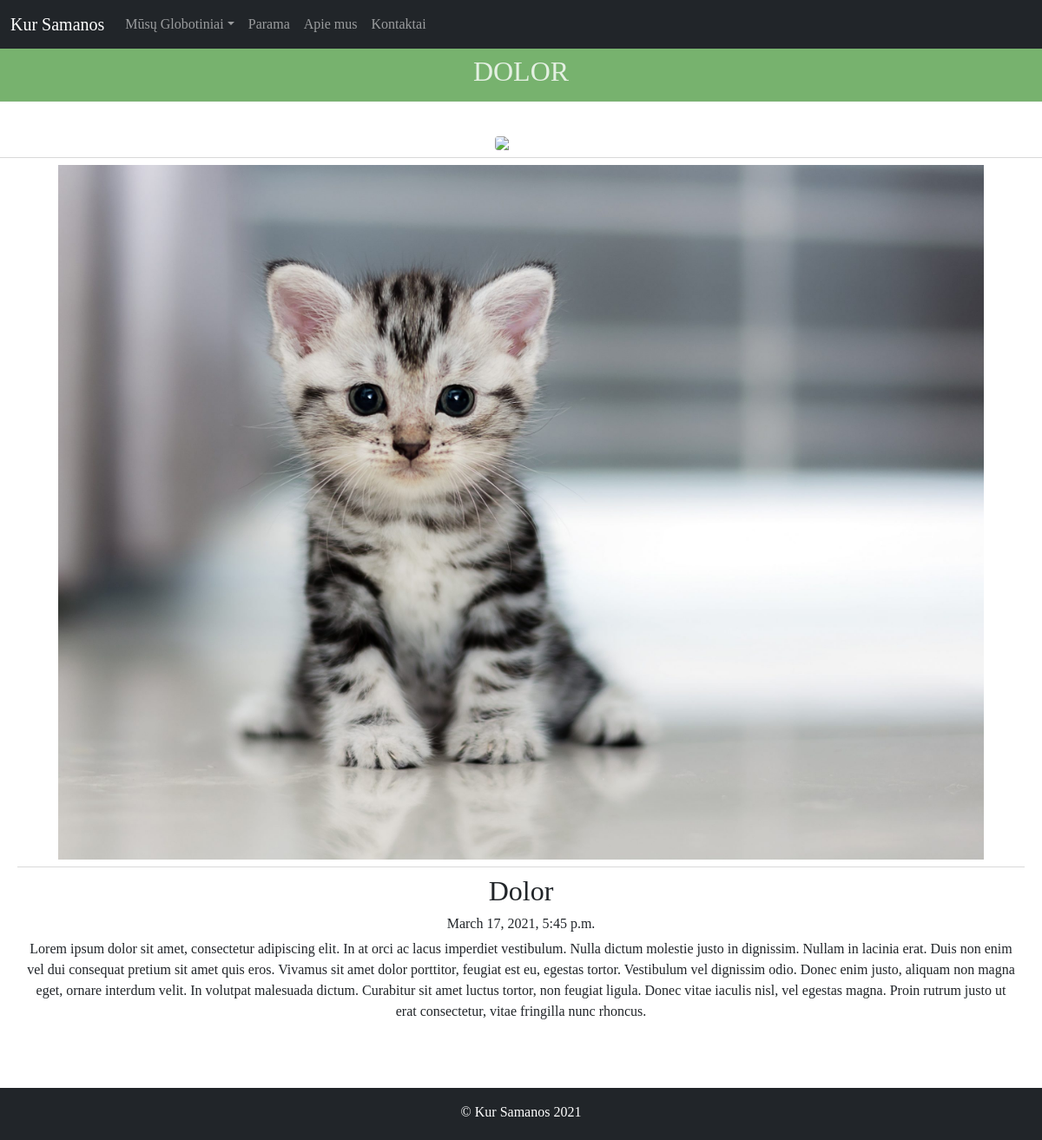
The app's page /post/4/ with its own data.
### Sam/models.py (models this page shows, shortened)
class Post(models.Model):
    title = models.CharField(max_length=100)
    content = models.TextField()
    image = models.ImageField(default='default.jpg', upload_to='posts_pics')
    date_posted = models.DateTimeField(auto_now_add=True)

### Sam/views.py (the view)
# urls.py: path('post/<int:pk>/', PostDetailView.as_view(), name="post-detail"),
class PostDetailView(DetailView):
    model = Post

### Sam/templates/Sam/post_detail.html (shortened to what this page needs)
{% extends "Sam/base.html" %}
{% block main %}
<div class="page-title page-title-default title-size-small title-design-centered color-scheme-light">
    <div class="container">
        <header class="entry-header">
            <h2 class="entry-title">{{ object.title }}</h2>
        </header>
    </div>
</div>
<img class="rounded mx-auto d-block paw" src="/static/Sam/download.png">
<div class="dropdown-divider"></div>
<link href="https://maxcdn.bootstrapcdn.com/font-awesome/4.6.3/css/font-awesome.min.css" rel="stylesheet" />
<div class="cont">
    <img src="{{ object.image.url }}" alt="First slide" style="max-height: 800px;">
    <div class="dropdown-divider"></div>
    <div class="row">
      <div class="cont">
        <h2>{{ object.title }}</h2>
        <div class="row">
          <div class="media">
            <div class="media-body">
              <h6 class="media-heading">{{ object.date_posted }}</h6>
              <p>{{ object.content }}</p>
            </div>
          </div>
        </div>
    </div>
  </div>
{% endblock %}

### Sam/static/Sam/starter-template.css (style rules this page uses)
body { padding-top: 3rem; }

### Sam/static/Sam/styles.css (style rules this page uses)
.cont { text-align: center; padding-bottom: 30px; padding-left: 20px; padding-right: 20px; }
body { min-height: 400px; margin-bottom: 60px; clear: both; font-family: Comic Sans MS; }
.paw { width: 5%; margin-top: 30px; }
.page-title { width: 100%; border-bottom: 1px solid rgba(168,168,168,.15); position: relative; margin-top: 0px; margin-bottom: 40px; }
.title-size-small { padding: 15px 0; }
.page-title-default { background-color: #77B26E; }
.color-scheme-light { color: rgba(255,255,255,.8); }
.entry-title { margin-bottom: 0; text-transform: uppercase; text-align: center; }
html { position: relative; min-height: 100%; }

### records on screen
Post: title "DOLOR", image (placeholder picture), title "Dolor", date_posted "March 17, 2021, 5:45 p.m.", content "Lorem ipsum dolor sit amet, consectetur adipiscing elit. In at orci ac lacus imperdiet vestibulum. Nulla dictum molestie justo in dignissim. Nullam in lacinia erat. Duis non enim vel dui consequat pretium sit amet quis eros. Vivamus sit amet dolor porttitor, feugiat est eu, egestas tortor. Vestibulum vel dignissim odio. Donec enim justo, aliquam non magna eget, ornare interdum velit. In volutpat malesuada dictum. Curabitur sit amet luctus tortor, non feugiat ligula. Donec vitae iaculis nisl, vel egestas magna. Proin rutrum justo ut erat consectetur, vitae fringilla nunc rhoncus."
